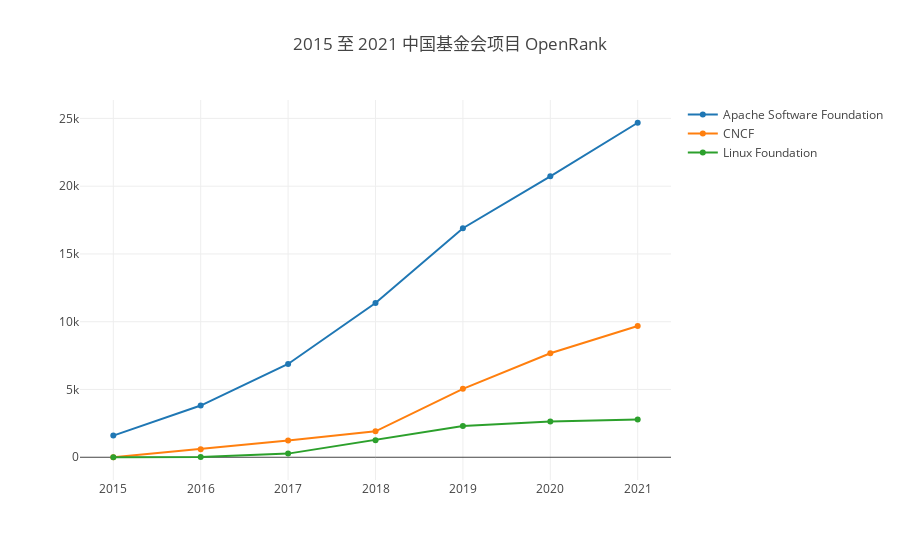

Source (notebook cell):
### Markdown cell above
- getRepoOpenrank

该函数会根据配置参数返回仓库的 OpenRank 值。

下面这个示例展示了 2015 到 2021 年之间所有中国捐献到基金会的项目按照基金会聚合的年度 OpenRank 数据，并使用 plotly 绘制。

### Code cell
var startYear = 2015, startMonth = 1, endYear = 2021, endMonth = 12, x = [];
for (let y = startYear; y <= endYear; y++) x.push(`${y}`);
openDigger.index.openrank.getRepoOpenrank({labelIntersect: ['Foundation', ':regions/China'], startYear, startMonth, endYear, endMonth, groupBy: 'Foundation', groupTimeRange: 'year', limit: 5}).then(data => {
    openDigger.render.plotly(data.map(row => {
        return { x, y: row.open_rank, mode: 'scatter', name: row.label };
    }), {title: `${startYear} 至 ${endYear} 中国基金会项目 OpenRank`, xaxis: {type: 'category'}});
});

### Figure 1 — Plotly figure (JSON) as saved in the notebook; plotly's stock layout.template omitted (floating-point values rounded to 4 significant figures)
{"data": [{"mode": "scatter", "name": "Apache Software Foundation", "x": ["2015", "2016", "2017", "2018", "2019", "2020", "2021"], "y": [1599.0, 3816.0, 6881.0, 11380.0, 16900.0, 20730.0, 24680.0]}, {"mode": "scatter", "name": "CNCF", "x": ["2015", "2016", "2017", "2018", "2019", "2020", "2021"], "y": [0, 594.2, 1235.0, 1910.0, 5048.0, 7675.0, 9684]}, {"mode": "scatter", "name": "Linux Foundation", "x": ["2015", "2016", "2017", "2018", "2019", "2020", "2021"], "y": [0, 13.52, 267.5, 1263.0, 2300.0, 2636.0, 2785.0]}], "layout": {"autosize": true, "title": {"text": "2015 至 2021 中国基金会项目 OpenRank"}, "xaxis": {"autorange": true, "range": [-0.376, 6.376], "type": "category"}, "yaxis": {"autorange": true, "range": [-2037.0, 26720.0], "type": "linear"}}}
